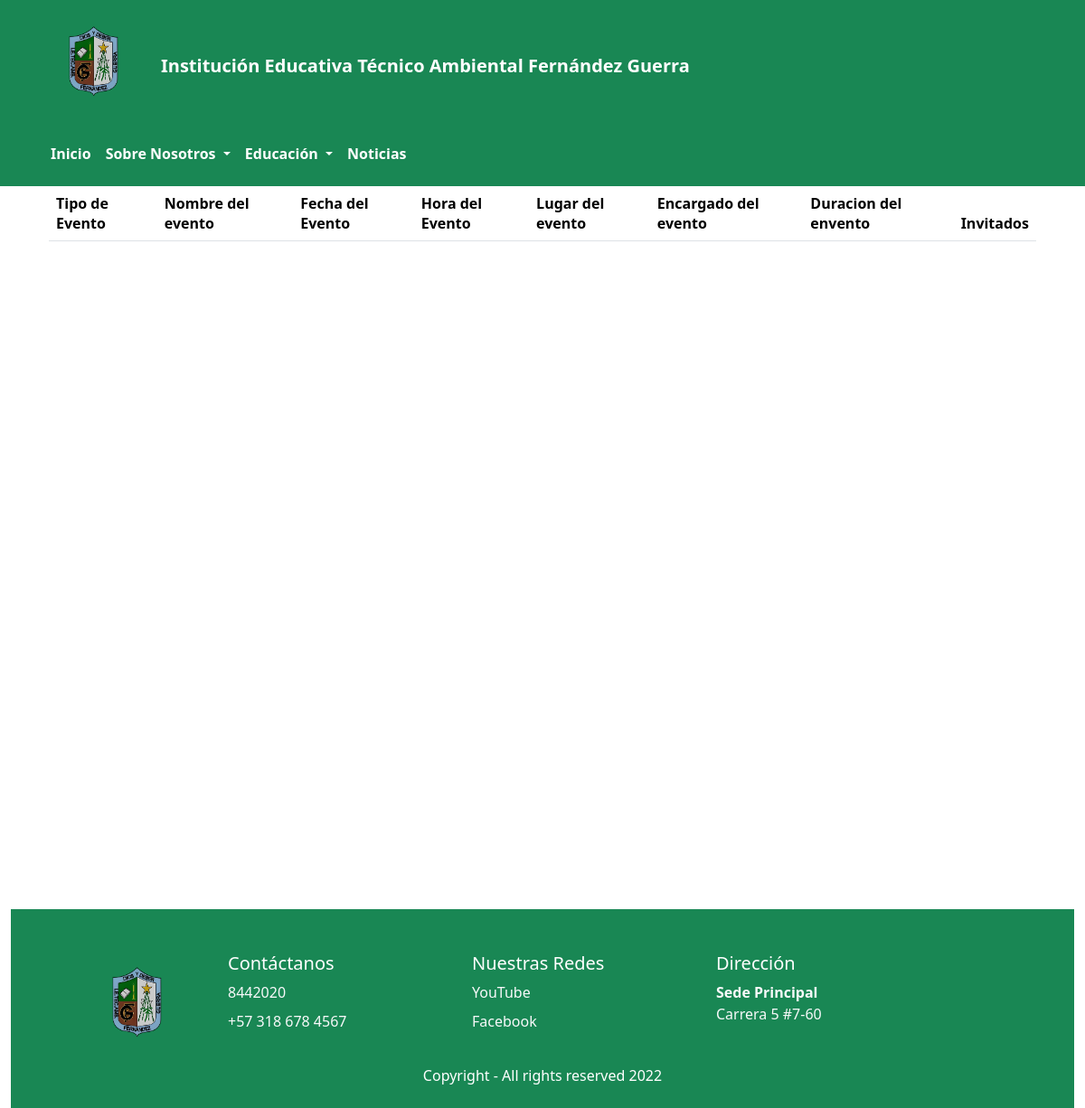
The app's page /eventos/, older data.
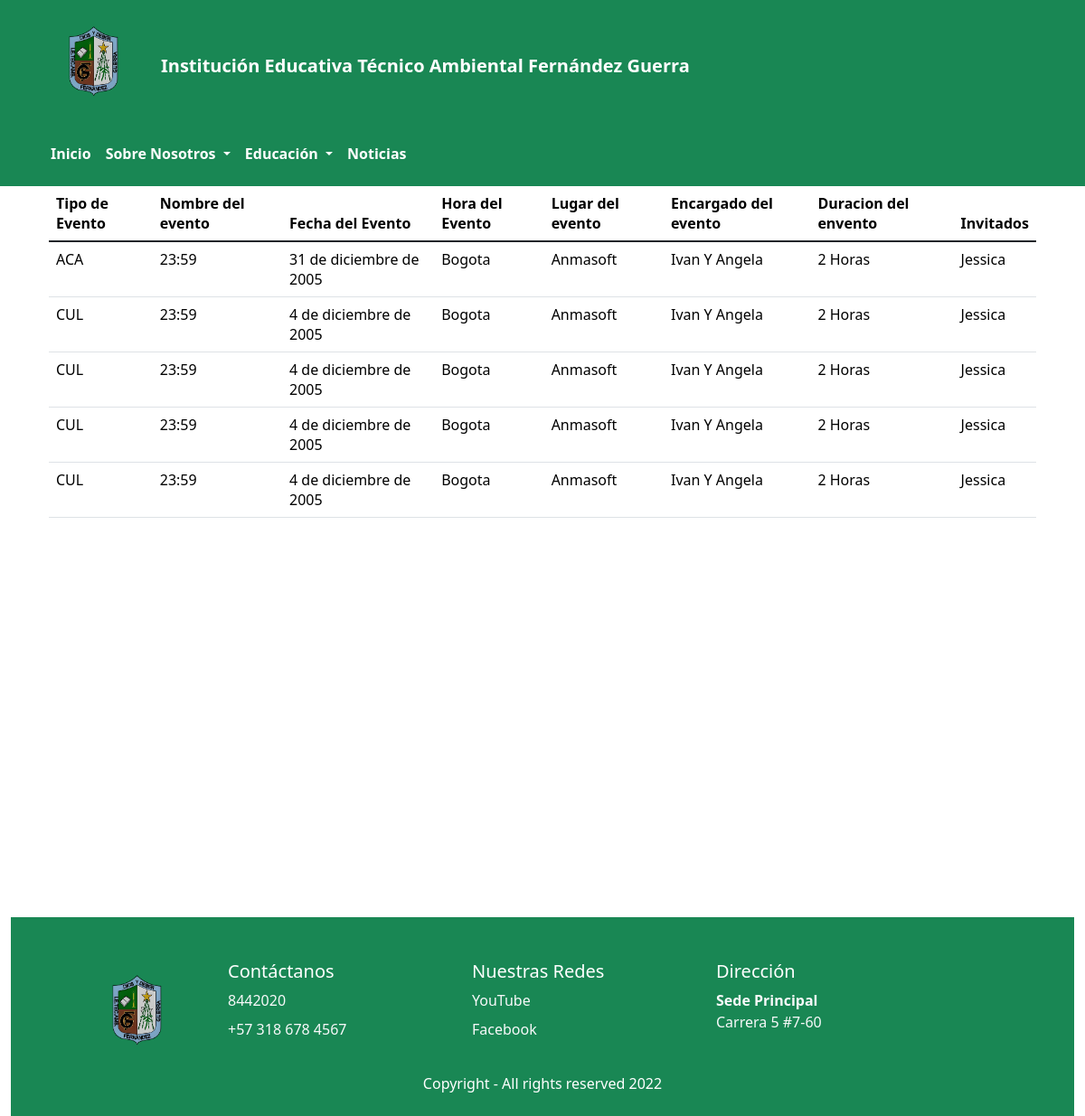
The same page, newer data.
### eventos/models.py (models this page shows)
class Evento(models.Model):
    class TipoEvento(models.TextChoices):
        Cultural='CUL', _('Evento Cultural')
        Academico='ACA', _('Evento Academico')
        Pedagogico='PEDA', _('Evento Pedagogico')
        Recreativo='RECRE', _('Evento Recreativo')
    TipoEvento=models.CharField(max_length=20, choices=TipoEvento.choices , default=TipoEvento.Cultural, verbose_name="Tipo de Evento")
    nombreEve=models.CharField(max_length=60, verbose_name="Nombre del evento")
    fechaEve=models.DateField(verbose_name="Fecha del Evento", help_text=u"MM/DD/AAAA")
    horaEve=models.TimeField(verbose_name="Hora del Evento", help_text=u"00:00:00")
    lugarEve=models.CharField(max_length=60, verbose_name="Lugar del Evento")
    encagEve=models.CharField(max_length=60, verbose_name="Encargados del Evento")
    duracionEve=models.CharField(max_length=60, verbose_name="Duración del Evento")
    invitados=models.CharField(max_length=60, verbose_name="Invitados al Evento")
    usuario=models.ForeignKey(Usuario, on_delete=models.CASCADE,verbose_name='Usuario')

### eventos/views.py (the view)
# urls.py: path('',evento,name="evento"),
def evento(request):
    titulo="Evento"
    eventos= Evento.objects.all()
    context={
        'titulo':titulo,
        'eventos':eventos
}
    return render(request,'eventos/evento.html',context)

### base/Templates/eventos/evento.html
{% extends 'partials/body.html' %}
{% block contenido %}
<table class="table">
    <thead>
    <tr>
      <th scope="col">Tipo de Evento</th>
      <th scope="col">Nombre del evento</th>
      <th scope="col">Fecha del Evento</th>
      <th scope="col">Hora del Evento</th>
      <th scope="col">Lugar del evento</th>
      <th scope="col">Encargado del evento</th>
      <th scope="col">Duracion del envento</th>
      <th scope="col">Invitados</th>
    </tr>
    </thead>
    <tbody>
        {% for evento in eventos %}
        <tr>
            <td>{{evento.TipoEvento}}</td>
            <td>{{evento.horaEve}}</td>
            <td>{{evento.fechaEve}}</td>
            <td>{{evento.lugarEve}}</td>
            <td>{{evento.nombreEve}}</td>
            <td>{{evento.encagEve}}</td>
            <td>{{evento.duracionEve}}</td>
            <td>{{evento.invitados}}</td>
        </tr>
        {% endfor %}
    </tbody>
    </table>
{% endblock contenido %}

Row changes from the older to the newer data that the page shows:
added Evento: TipoEvento "ACA", horaEve "23:59", fechaEve "31 de diciembre de 2005", lugarEve "Bogota", nombreEve "Anmasoft", encagEve "Ivan Y Angela", duracionEve "2 Horas", invitados "Jessica"
added Evento: TipoEvento "CUL", horaEve "23:59", fechaEve "4 de diciembre de 2005", lugarEve "Bogota", nombreEve "Anmasoft", encagEve "Ivan Y Angela", duracionEve "2 Horas", invitados "Jessica"
added Evento: TipoEvento "CUL", horaEve "23:59", fechaEve "4 de diciembre de 2005", lugarEve "Bogota", nombreEve "Anmasoft", encagEve "Ivan Y Angela", duracionEve "2 Horas", invitados "Jessica"
added Evento: TipoEvento "CUL", horaEve "23:59", fechaEve "4 de diciembre de 2005", lugarEve "Bogota", nombreEve "Anmasoft", encagEve "Ivan Y Angela", duracionEve "2 Horas", invitados "Jessica"
added Evento: TipoEvento "CUL", horaEve "23:59", fechaEve "4 de diciembre de 2005", lugarEve "Bogota", nombreEve "Anmasoft", encagEve "Ivan Y Angela", duracionEve "2 Horas", invitados "Jessica"
